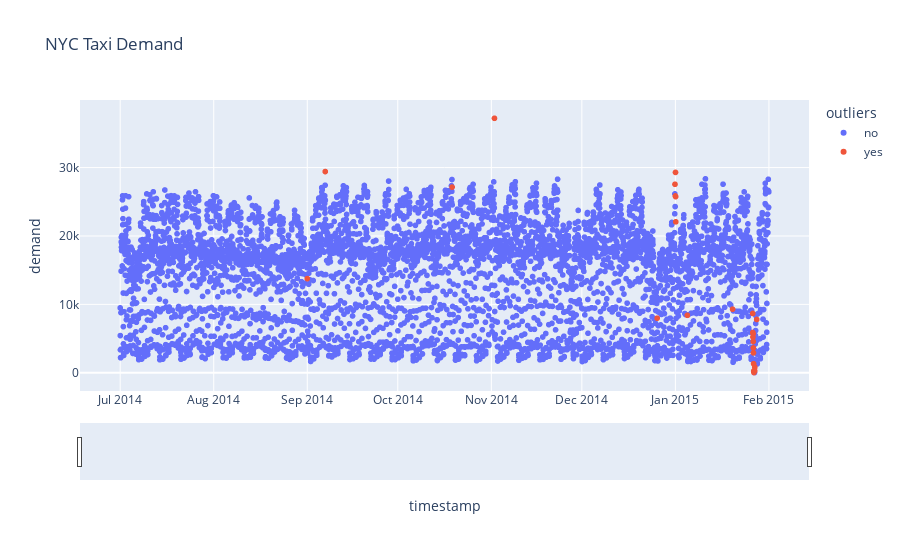

Source (notebook cell):
### Markdown cell above
#### Visulaisierung der detektierten Anomalien.
#### Man erkennt gut, dass nicht nur globale/punktuelle Anomalien, sondern auch Kontextanomalien detektiert werden

### Code cell
fig = px.scatter(df_final, x='timestamp', y='demand', color='outliers', hover_data=['weekday','hour','demand_avg'], title='NYC Taxi Demand')

fig.update_xaxes(
    rangeslider_visible=True,
)
fig.show()

### Figure 1 — Plotly figure (JSON) as saved in the notebook; plotly's stock layout.template omitted (floating-point values rounded to 4 significant figures; data arrays with more than 128 entries replaced by an {"elided": "..."} marker saying what was removed)
{"data": [{"customdata": {"elided": "5134x3 mixed values"}, "hovertemplate": "outliers=no<br>timestamp=%{x}<br>demand=%{y}<br>weekday=%{customdata[0]}<br>hour=%{customdata[1]}<br>demand_avg=%{customdata[2]}<extra></extra>", "legendgroup": "no", "marker": {"color": "#636efa", "symbol": "circle"}, "mode": "markers", "name": "no", "showlegend": true, "type": "scattergl", "x": {"elided": "5134 str values"}, "xaxis": "x", "y": {"elided": "5134 float values"}, "yaxis": "y"}, {"customdata": [["Monday", 0, 8020.0], ["Saturday", 23, 25190.0], ["Sunday", 0, 23900.0], ["Sunday", 1, 21590.0], ["Thursday", 23, 20730.0], ["Wednesday", 21, 23350.0], ["Thursday", 0, 12700.0], ["Thursday", 1, 8133.0], ["Thursday", 2, 5350.0], ["Thursday", 3, 3683.0], ["Sunday", 23, 11690.0], ["Monday", 23, 12863], ["Monday", 15, 16830.0], ["Monday", 16, 14830.0], ["Monday", 17, 17710.0], ["Monday", 18, 21190.0], ["Monday", 19, 21260.0], ["Monday", 20, 19880.0], ["Monday", 21, 19200.0], ["Monday", 22, 17190.0], ["Monday", 23, 12863], ["Tuesday", 0, 8484.0], ["Tuesday", 1, 5028.0], ["Tuesday", 7, 15310.0], ["Tuesday", 8, 18500.0], ["Tuesday", 23, 16220.0]], "hovertemplate": "outliers=yes<br>timestamp=%{x}<br>demand=%{y}<br>weekday=%{customdata[0]}<br>hour=%{customdata[1]}<br>demand_avg=%{customdata[2]}<extra></extra>", "legendgroup": "yes", "marker": {"color": "#EF553B", "symbol": "circle"}, "mode": "markers", "name": "yes", "showlegend": true, "type": "scattergl", "x": ["2014-09-01T00:00:00", "2014-09-06T23:00:00", "2014-10-19T00:00:00", "2014-11-02T01:00:00", "2014-12-25T23:00:00", "2014-12-31T21:00:00", "2015-01-01T00:00:00", "2015-01-01T01:00:00", "2015-01-01T02:00:00", "2015-01-01T03:00:00", "2015-01-04T23:00:00", "2015-01-19T23:00:00", "2015-01-26T15:00:00", "2015-01-26T16:00:00", "2015-01-26T17:00:00", "2015-01-26T18:00:00", "2015-01-26T19:00:00", "2015-01-26T20:00:00", "2015-01-26T21:00:00", "2015-01-26T22:00:00", "2015-01-26T23:00:00", "2015-01-27T00:00:00", "2015-01-27T01:00:00", "2015-01-27T07:00:00", "2015-01-27T08:00:00", "2015-01-27T23:00:00"], "xaxis": "x", "y": [13763, 29420.0, 27150.0, 37200.0, 7978.0, 27560.0, 25850, 29292, 25750.0, 22067, 8402, 9294.0, 8670, 5888.0, 5221, 5704.0, 4566.0, 3630.0, 2907, 1324.0, 243, 94.5, 39.5, 274, 809.5, 7792], "yaxis": "y"}], "layout": {"legend": {"title": {"text": "outliers"}, "tracegroupgap": 0}, "title": {"text": "NYC Taxi Demand"}, "xaxis": {"anchor": "y", "domain": [0, 1], "rangeslider": {"visible": true}, "title": {"text": "timestamp"}}, "yaxis": {"anchor": "x", "domain": [0, 1], "title": {"text": "demand"}}}}
